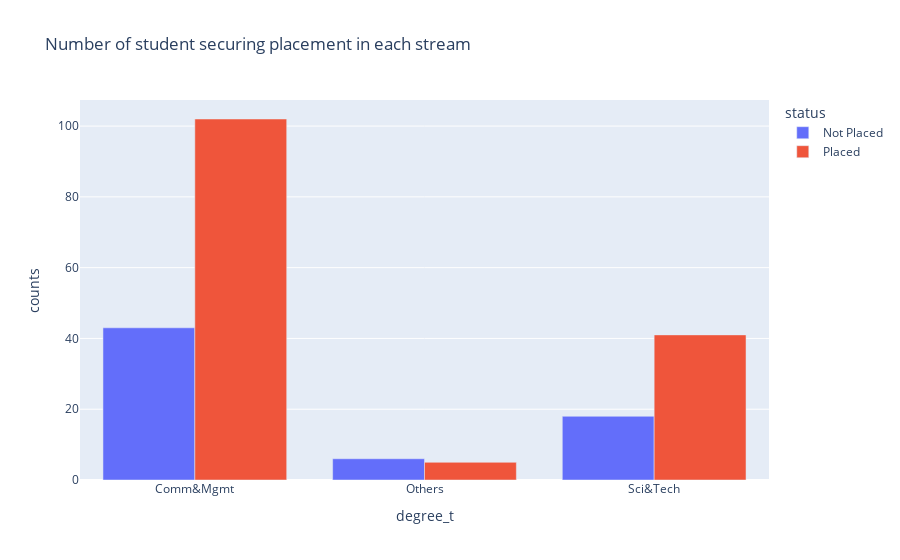

The notebook cell this image was saved under:
### Code cell
df_courses = df_train.groupby(['degree_t','status']).agg(counts = ('hsc_s','count')).reset_index()
df_courses
px.bar(df_courses, x='degree_t', y = 'counts', 
       color='status',
       barmode='group',
       labels={'x': 'Courses', 'y': 'Number of Students'}, 
       title='Number of student securing placement in each stream')

### Figure 1 — Plotly figure (JSON) as saved in the notebook; plotly's stock layout.template omitted (floating-point values rounded to 4 significant figures)
{"data": [{"alignmentgroup": "True", "hovertemplate": "status=Not Placed<br>degree_t=%{x}<br>counts=%{y}<extra></extra>", "legendgroup": "Not Placed", "marker": {"color": "#636efa", "pattern": {"shape": ""}}, "name": "Not Placed", "offsetgroup": "Not Placed", "orientation": "v", "showlegend": true, "textposition": "auto", "type": "bar", "x": ["Comm&Mgmt", "Others", "Sci&Tech"], "xaxis": "x", "y": [43, 6, 18], "yaxis": "y"}, {"alignmentgroup": "True", "hovertemplate": "status=Placed<br>degree_t=%{x}<br>counts=%{y}<extra></extra>", "legendgroup": "Placed", "marker": {"color": "#EF553B", "pattern": {"shape": ""}}, "name": "Placed", "offsetgroup": "Placed", "orientation": "v", "showlegend": true, "textposition": "auto", "type": "bar", "x": ["Comm&Mgmt", "Others", "Sci&Tech"], "xaxis": "x", "y": [102, 5, 41], "yaxis": "y"}], "layout": {"barmode": "group", "legend": {"title": {"text": "status"}, "tracegroupgap": 0}, "title": {"text": "Number of student securing placement in each stream"}, "xaxis": {"anchor": "y", "domain": [0, 1], "title": {"text": "degree_t"}}, "yaxis": {"anchor": "x", "domain": [0, 1], "title": {"text": "counts"}}}}
